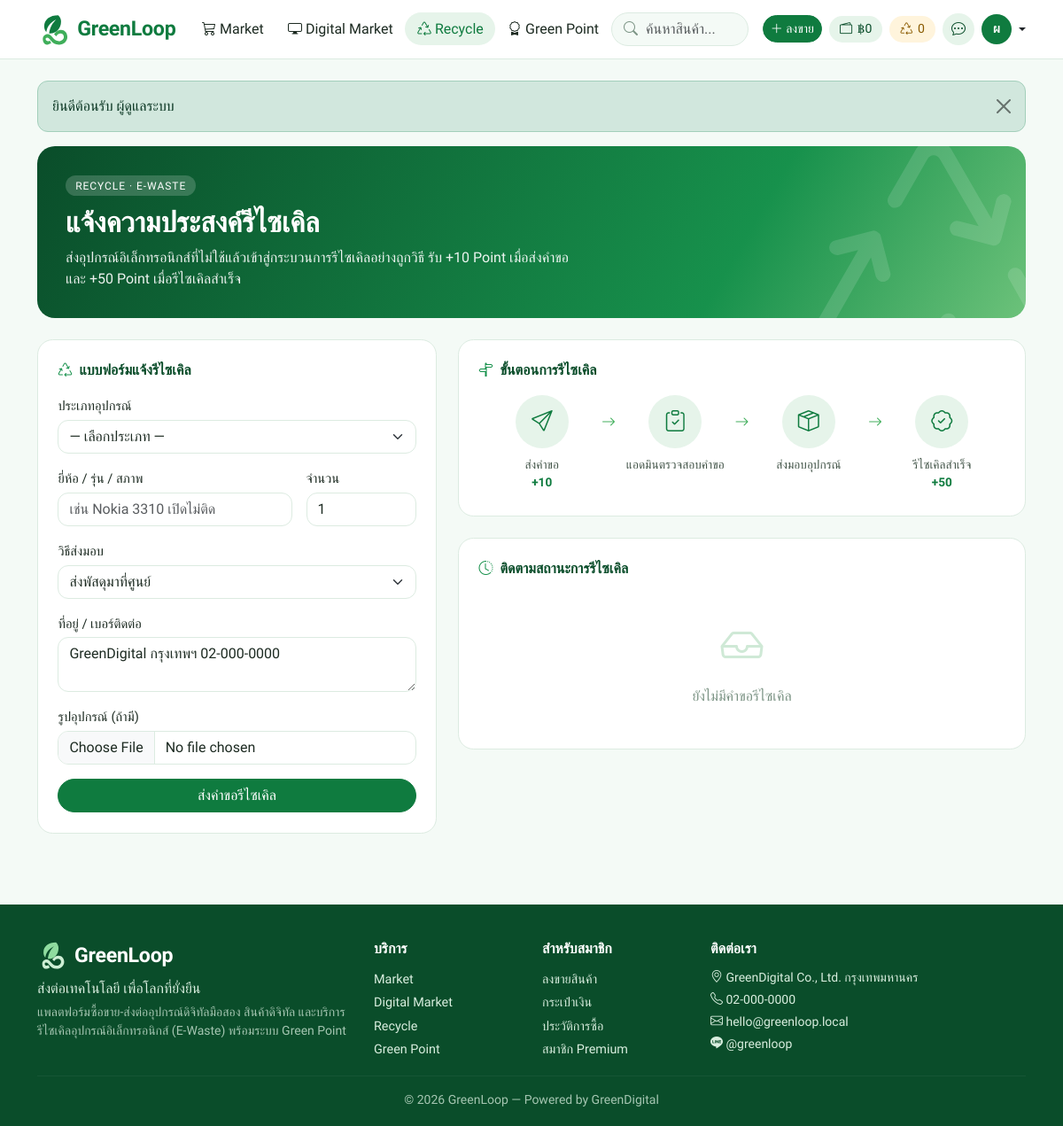
The app's page /recycle.php (signed in) with its own data.
### tables this page shows
CREATE TABLE users (
  id INT AUTO_INCREMENT PRIMARY KEY,
  name VARCHAR(100) NOT NULL,
  email VARCHAR(150) NOT NULL UNIQUE,
  password_hash VARCHAR(255) NOT NULL,
  phone VARCHAR(30) NOT NULL DEFAULT '',
  address TEXT,
  avatar VARCHAR(255) DEFAULT NULL,
  role ENUM('user','admin') NOT NULL DEFAULT 'user',
  status ENUM('active','suspended') NOT NULL DEFAULT 'active',
  wallet_balance DECIMAL(12,2) NOT NULL DEFAULT 0,
  green_points INT NOT NULL DEFAULT 0,
  fee_waivers INT NOT NULL DEFAULT 0,
  premium_until DATETIME DEFAULT NULL,
  created_at DATETIME NOT NULL DEFAULT CURRENT_TIMESTAMP
);

### recycle.php (the view, shortened to what this page needs)
<?php
require __DIR__ . '/includes/init.php';
$u = user();
$list = $u ? rows('SELECT * FROM recycles WHERE user_id = ? ORDER BY id DESC', [$u['id']]) : [];
require __DIR__ . '/includes/header.php';
?>
<div class="banner banner-middle mb-4">
  <div class="banner-text"><span class="banner-label">Recycle · E-Waste</span>
    <h2>แจ้งความประสงค์รีไซเคิล</h2>
    <p>ส่งอุปกรณ์อิเล็กทรอนิกส์ที่ไม่ใช้แล้วเข้าสู่กระบวนการรีไซเคิลอย่างถูกวิธี รับ +<?= POINTS['recycle_submit'] ?> Point เมื่อส่งคำขอ และ +<?= POINTS['recycle_done'] ?> Point เมื่อรีไซเคิลสำเร็จ</p></div>
  <i class="bi bi-recycle banner-deco"></i>
</div>
<div class="row g-4">
  <div class="col-lg-5">
    <?php if ($u): ?>
    <form class="panel" method="post" enctype="multipart/form-data">
      <div class="panel-title"><i class="bi bi-recycle"></i> แบบฟอร์มแจ้งรีไซเคิล</div>
      <div class="mb-3"><label class="form-label" for="device_type">ประเภทอุปกรณ์</label>
        <select id="device_type" class="form-select" name="device_type" required><option value="">— เลือกประเภท —</option>
          <?php foreach (RECYCLE_DEVICES as $d): ?><option><?= e($d) ?></option><?php endforeach; ?></select></div>
      <div class="row g-3 mb-3">
        <div class="col-8"><label class="form-label" for="detail">ยี่ห้อ / รุ่น / สภาพ</label><input id="detail" class="form-control" name="detail" maxlength="255" placeholder="เช่น Nokia 3310 เปิดไม่ติด"></div>
        <div class="col-4"><label class="form-label" for="quantity">จำนวน</label><input id="quantity" class="form-control" type="number" name="quantity" min="1" max="100" value="1" required></div>
      </div>
      <div class="mb-3"><label class="form-label" for="method">วิธีส่งมอบ</label>
        <select id="method" class="form-select" name="method" required>
          <?php foreach (RECYCLE_METHODS as $k => $m): ?><option value="<?= $k ?>"><?= $m ?></option><?php endforeach; ?></select></div>
      <div class="mb-3"><label class="form-label" for="contact">ที่อยู่ / เบอร์ติดต่อ</label><textarea id="contact" class="form-control" name="contact" rows="2" required><?= e(trim($u['address'] . ' ' . $u['phone'])) ?></textarea></div>
      <div class="mb-3"><label class="form-label" for="image">รูปอุปกรณ์ (ถ้ามี)</label><input id="image" class="form-control" type="file" name="image" accept="image/*"></div>
      <button class="btn btn-primary w-100">ส่งคำขอรีไซเคิล</button>
    </form>
    <?php endif; ?>
  </div>
  <div class="col-lg-7">
    <div class="panel mb-4">
      <div class="panel-title"><i class="bi bi-signpost-split"></i> ขั้นตอนการรีไซเคิล</div>
      <div class="flow">
        <div class="flow-step"><span class="ico"><i class="bi bi-send"></i></span><div>ส่งคำขอ<br><b class="text-green">+<?= POINTS['recycle_submit'] ?></b></div></div>
        <div class="flow-step"><span class="ico"><i class="bi bi-clipboard-check"></i></span><div>แอดมินตรวจสอบคำขอ</div></div>
        <div class="flow-step"><span class="ico"><i class="bi bi-box-seam"></i></span><div>ส่งมอบอุปกรณ์</div></div>
        <div class="flow-step"><span class="ico"><i class="bi bi-patch-check"></i></span><div>รีไซเคิลสำเร็จ<br><b class="text-green">+<?= POINTS['recycle_done'] ?></b></div></div>
      </div>
    </div>
    <?php if ($u): ?>
    <div class="panel">
      <div class="panel-title"><i class="bi bi-clock-history"></i> ติดตามสถานะการรีไซเคิล</div>
      <?php if (!$list): ?><div class="empty py-4"><i class="bi bi-inbox"></i>ยังไม่มีคำขอรีไซเคิล</div><?php endif; ?>
    </div>
    <?php endif; ?>
  </div>
</div>
<?php require __DIR__ . '/includes/footer.php'; ?>

### includes/header.php (shortened to what this page needs)
<?php
$u = user();
$site = setting('site_name', 'GreenLoop');
$unread = $u ? (int) val('SELECT COUNT(*) FROM messages WHERE receiver_id = ? AND is_read = 0', [$u['id']]) : 0;
$self = basename($_SERVER['SCRIPT_NAME']);
$navType = $self === 'products.php' ? get('type') : '';
?>
<!doctype html>
<html lang="th">
<head>
<link href="https://cdn.jsdelivr.net/npm/bootstrap@5.3.3/dist/css/bootstrap.min.css" rel="stylesheet">
<link href="https://cdn.jsdelivr.net/npm/bootstrap-icons@1.11.3/font/bootstrap-icons.min.css" rel="stylesheet">
<link href="<?= e(url('assets/css/style.css')) ?>?v=1" rel="stylesheet">
</head>
<body>
<nav class="navbar navbar-expand-lg sticky-top gl-nav">
  <div class="container">
    <a class="navbar-brand" href="<?= e(url('index.php')) ?>"><?= logo_html() ?></a>
    <div class="collapse navbar-collapse" id="nav">
      <ul class="navbar-nav me-auto">
        <li class="nav-item"><a class="nav-link <?= $navType === 'market' ? 'active' : '' ?>" href="<?= e(url('products.php?type=market')) ?>"><i class="bi bi-cart3"></i> Market</a></li>
        <li class="nav-item"><a class="nav-link <?= $navType === 'digital' ? 'active' : '' ?>" href="<?= e(url('products.php?type=digital')) ?>"><i class="bi bi-display"></i> Digital Market</a></li>
        <li class="nav-item"><a class="nav-link <?= $self === 'recycle.php' ? 'active' : '' ?>" href="<?= e(url('recycle.php')) ?>"><i class="bi bi-recycle"></i> Recycle</a></li>
        <li class="nav-item"><a class="nav-link <?= $self === 'points.php' ? 'active' : '' ?>" href="<?= e(url('points.php')) ?>"><i class="bi bi-award"></i> Green Point</a></li>
      </ul>
      <form class="nav-search me-lg-3 my-2 my-lg-0" action="<?= e(url('products.php')) ?>" method="get" role="search">
        <i class="bi bi-search"></i>
        <input type="search" name="q" class="form-control" placeholder="ค้นหาสินค้า..." value="<?= $self === 'products.php' ? e(get('q')) : '' ?>" aria-label="ค้นหาสินค้า">
      </form>
      <div class="d-flex align-items-center gap-2 flex-wrap">
      <?php if ($u): ?>
        <a class="btn btn-primary btn-sm" href="<?= e(url('sell.php')) ?>"><i class="bi bi-plus-lg"></i> ลงขาย</a>
        <a class="chip" href="<?= e(url('wallet.php')) ?>" title="กระเป๋าเงิน"><i class="bi bi-wallet2"></i> <?= baht($u['wallet_balance']) ?></a>
        <a class="chip chip-point" href="<?= e(url('points.php')) ?>" title="Green Point"><i class="bi bi-recycle"></i> <?= number_format($u['green_points']) ?></a>
        <a class="icon-btn" href="<?= e(url('chat.php')) ?>" title="แชท"><i class="bi bi-chat-dots"></i><?php if ($unread): ?><span class="dot"><?= $unread ?></span><?php endif; ?></a>
        <div class="dropdown">
          <a class="d-flex align-items-center gap-1 text-decoration-none dropdown-toggle text-dark" href="#" data-bs-toggle="dropdown"><?= avatar_html($u, 34) ?></a>
        </div>
      <?php else: ?>
        <a class="btn btn-outline-primary btn-sm" href="<?= e(url('login.php')) ?>">เข้าสู่ระบบ</a>
        <a class="btn btn-primary btn-sm" href="<?= e(url('register.php')) ?>">สมัครสมาชิก</a>
      <?php endif; ?>
      </div>
    </div>
  </div>
</nav>
<main class="<?= isset($mainClass) ? e($mainClass) : 'container py-4' ?>">
<?php if (!empty($_SESSION['flash'])): ?>
  <div class="<?= isset($mainClass) ? 'container pt-3' : '' ?>">
  <?php foreach ($_SESSION['flash'] as $f): ?>
    <div class="alert alert-<?= e($f[0]) ?> alert-dismissible fade show" role="alert"><?= e($f[1]) ?><button type="button" class="btn-close" data-bs-dismiss="alert" aria-label="ปิด"></button></div>
  <?php endforeach; unset($_SESSION['flash']); ?>
  </div>
<?php endif; ?>

### includes/init.php (shortened to what this page needs)
<?php
function db()
{
    static $pdo = null;
    if ($pdo === null) {
        $c = require ROOT_PATH . '/config.php';
        try {
            $pdo = new PDO(
                "mysql:host={$c['db_host']};port={$c['db_port']};dbname={$c['db_name']};charset=utf8mb4",
                $c['db_user'],
                $c['db_pass'],
                [
                    PDO::ATTR_ERRMODE => PDO::ERRMODE_EXCEPTION,
                    PDO::ATTR_DEFAULT_FETCH_MODE => PDO::FETCH_ASSOC,
                    PDO::ATTR_EMULATE_PREPARES => false,
                ]
            );
            $pdo->exec("SET time_zone = '+07:00'");
        } catch (PDOException $ex) {
            http_response_code(500);
            exit('<h3>เชื่อมต่อฐานข้อมูลไม่ได้</h3><p>กรุณานำเข้าไฟล์ <code>database.sql</code> และตรวจสอบการตั้งค่าใน <code>config.php</code></p>');
        }
    }
    return $pdo;
}
function q($sql, $params = [])
{
    $st = db()->prepare($sql);
    $st->execute($params);
    return $st;
}
function row($sql, $params = [])
{
    $r = q($sql, $params)->fetch();
    return $r ?: null;
}
function rows($sql, $params = [])
{
    return q($sql, $params)->fetchAll();
}
function e($s)
{
    return htmlspecialchars((string) $s, ENT_QUOTES, 'UTF-8');
}
function url($path = '')
{
    return BASE_URL . '/' . ltrim($path, '/');
}
function baht($n)
{
    $n = (float) $n;
    return '฿' . number_format($n, floor($n) == $n ? 0 : 2);
}
function setting($name, $default = '')
{
    static $all = null;
    if ($all === null) {
        $all = [];
        foreach (rows('SELECT name, value FROM settings') as $r) {
            $all[$r['name']] = $r['value'];
        }
    }
    return isset($all[$name]) && $all[$name] !== '' ? $all[$name] : $default;
}
function user()
{
    static $u = false;
    if ($u === false) {
        $u = empty($_SESSION['uid']) ? null : row('SELECT * FROM users WHERE id = ?', [$_SESSION['uid']]);
    }
    return $u;
}
function avatar_html($u, $size = 36)
{
    return '<span class="avatar avatar-text" style="width:' . $size . 'px;height:' . $size . 'px;font-size:' . round($size * .42) . 'px">' . e(mb_substr($u['name'], 0, 1)) . '</span>';
}
function logo_html($height = 38)
{
    return '<svg class="logo-mark" width="' . $height . '" height="' . $height . '" viewBox="0 0 48 48" aria-hidden="true"><path d="M30 4C18 4 10 10 10 20c0 3 1 6 3 8 1-8 6-14 14-18-5 5-9 11-10 20 9 1 17-6 17-17 0-3-1-6-4-9z" fill="#0f7b3f"/><path d="M8 38c0-4 3-7 7-7 6 0 8 10 16 10 4 0 7-3 7-6s-2-5-5-5c-2 0-4 1-6 4l-3-3c3-4 6-6 10-6 5 0 9 4 9 10s-5 11-12 11C20 46 19 36 14 36c-1 0-2 1-2 2s1 3 3 3c1 0 2 0 3-1l2 4c-2 1-4 2-6 2-4 0-6-4-6-8z" fill="#3fae5a"/></svg>'
        . '<span class="logo-text">' . e(setting('site_name', 'GreenLoop')) . '</span>';
}

### includes/footer.php (shortened to what this page needs)
</main>
<footer class="gl-footer">
  <div class="container">
    <div class="row g-4">
      <div class="col-lg-4">
        <div class="d-flex align-items-center gap-2 mb-2"><?= logo_html(34) ?></div>
        <p class="mb-1"><?= e(setting('tagline')) ?></p>
        <p class="small opacity-75 mb-0">แพลตฟอร์มซื้อขาย-ส่งต่ออุปกรณ์ดิจิทัลมือสอง สินค้าดิจิทัล และบริการรีไซเคิลอุปกรณ์อิเล็กทรอนิกส์ (E-Waste) พร้อมระบบ Green Point</p>
      </div>
      <div class="col-6 col-lg-2">
        <h6>บริการ</h6>
        <a href="<?= e(url('products.php?type=market')) ?>">Market</a>
        <a href="<?= e(url('products.php?type=digital')) ?>">Digital Market</a>
        <a href="<?= e(url('recycle.php')) ?>">Recycle</a>
        <a href="<?= e(url('points.php')) ?>">Green Point</a>
      </div>
      <div class="col-6 col-lg-2">
        <h6>สำหรับสมาชิก</h6>
        <a href="<?= e(url('sell.php')) ?>">ลงขายสินค้า</a>
        <a href="<?= e(url('wallet.php')) ?>">กระเป๋าเงิน</a>
        <a href="<?= e(url('orders.php')) ?>">ประวัติการซื้อ</a>
        <a href="<?= e(url('premium.php')) ?>">สมาชิก Premium</a>
      </div>
      <div class="col-lg-4">
        <h6>ติดต่อเรา</h6>
        <p class="small mb-1"><i class="bi bi-geo-alt"></i> <?= e(setting('contact_address', '-')) ?></p>
        <p class="small mb-1"><i class="bi bi-telephone"></i> <?= e(setting('contact_phone', '-')) ?></p>
        <p class="small mb-1"><i class="bi bi-envelope"></i> <?= e(setting('contact_email', '-')) ?></p>
        <p class="small mb-0"><i class="bi bi-line"></i> <?= e(setting('contact_line', '-')) ?></p>
      </div>
    </div>
    <hr>
    <div class="small text-center opacity-75">&copy; <?= date('Y') ?> <?= e(setting('footer_text', 'GreenLoop')) ?></div>
  </div>
</footer>
</body>
</html>

### records on screen
users: wallet_balance "฿0", green_points "0", name "ผ", contact "GreenDigital กรุงเทพฯ 02-000-0000", phone "02-000-0000"

### other values on screen
setting('site_name', 'GreenLoop') "GreenLoop GreenLoop"
$f[1] "ยินดีต้อนรับ ผู้ดูแลระบบ"
POINTS['recycle_submit'] "10"
POINTS['recycle_done'] "50"
setting('tagline') "ส่งต่อเทคโนโลยี เพื่อโลกที่ยั่งยืน"
setting('contact_address', '-') "GreenDigital Co., Ltd. กรุงเทพมหานคร"
setting('contact_email', '-') "hello@greenloop.local"
setting('contact_line', '-') "@greenloop"
setting('footer_text', 'GreenLoop') "GreenLoop — Powered by GreenDigital"
form field method "ส่งพัสดุมาที่ศูนย์"
